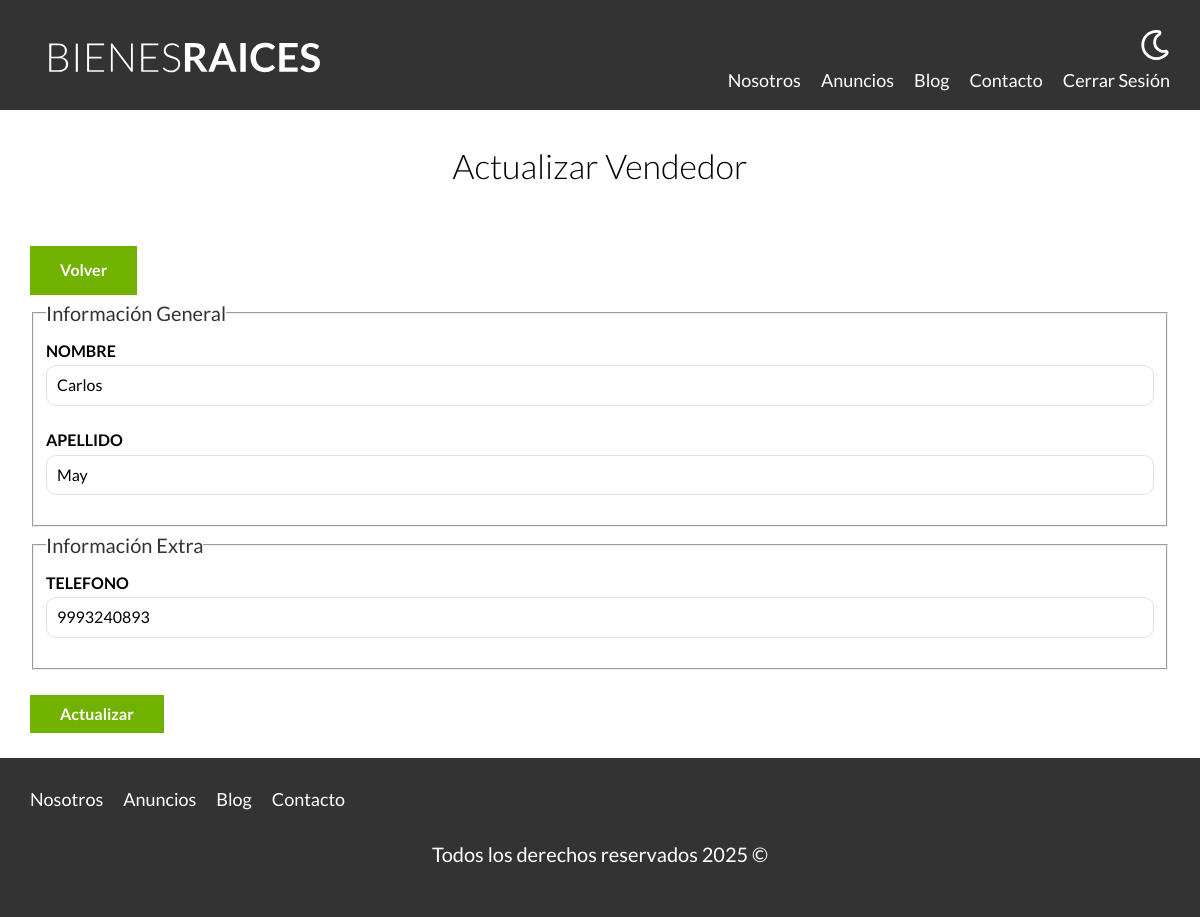
/vendedores/actualizar?id=1 (signed in), run on an earlier commit of the app's database.
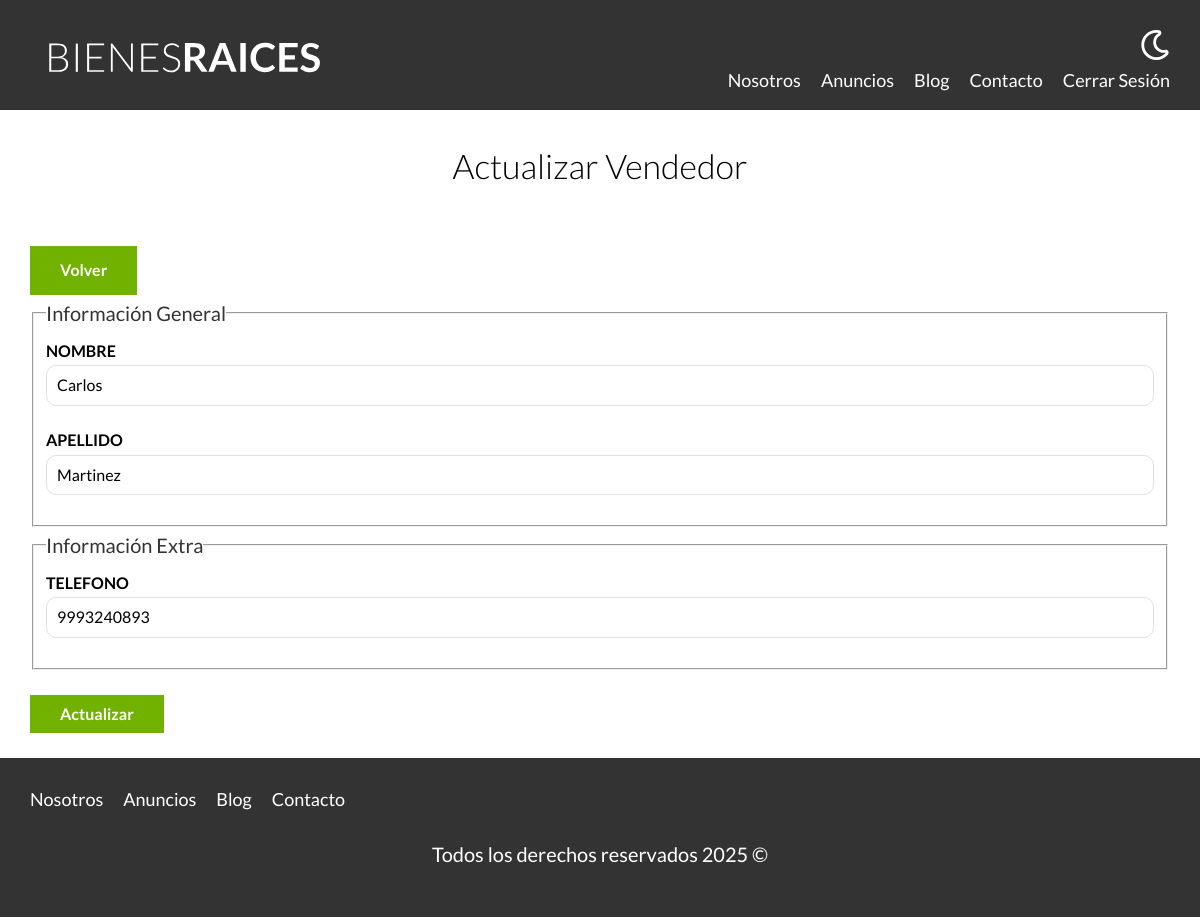
And on a later commit of the database.
### tables this page shows
CREATE TABLE `vendedores` (
  `id` int NOT NULL AUTO_INCREMENT,
  `nombre` varchar(45) DEFAULT NULL,
  `apellido` varchar(45) DEFAULT NULL,
  `telefono` varchar(10) DEFAULT NULL,
  PRIMARY KEY (`id`)
);

### controllers/VendedorController.php (called while the page is built, shortened)
<?php
class VendedorController{
    public static function actualizar(Router $router){
        $id = validarRedirec('/admin');
        $vendedor = Vendedor::find($id);
        $errores = Vendedor::getErrores();
        $router->render("/vendedores/actualizar", [
            "vendedor" => $vendedor,
            "errores" => $errores
        ]);
    }
}

### public/index.php (called while the page is built, shortened)
<?php
$router = new Router();
$router->get("/admin", [PropiedadController::class, "index"]);
$router->get("/propiedades/crear", [PropiedadController::class, "crear"]);
$router->post("/propiedades/crear", [PropiedadController::class, "crear"]);
$router->get("/propiedades/actualizar", [PropiedadController::class, "actualizar"]);
$router->post("/propiedades/actualizar", [PropiedadController::class, "actualizar"]);
$router->post("/propiedades/eliminar", [PropiedadController::class, "eliminar"]);
$router->get("/vendedores/crear", [VendedorController::class, "crear"]);
$router->post("/vendedores/crear", [VendedorController::class, "crear"]);
$router->get("/vendedores/actualizar", [VendedorController::class, "actualizar"]);
$router->post("/vendedores/actualizar", [VendedorController::class, "actualizar"]);
$router->post("/vendedores/eliminar", [VendedorController::class, "eliminar"]);
$router->get("/", [PaginasController::class, "index"]);
$router->get("/nosotros", [PaginasController::class, "nosotros"]);
$router->get("/propiedades", [PaginasController::class, "propiedades"]);
$router->get("/propiedad", [PaginasController::class, "propiedad"]);
$router->get("/blog", [PaginasController::class, "blog"]);
$router->get("/entrada", [PaginasController::class, "entrada"]);
$router->get("/contacto", [PaginasController::class, "contacto"]);
$router->post("/contacto", [PaginasController::class, "contacto"]);
$router->get("/login", [LoginController::class, "login"]);
$router->post("/login", [LoginController::class, "login"]);
$router->get("/logout", [LoginController::class, "logout"]);
$router->comprobarRutas();

### includes/funciones.php (called while the page is built, shortened)
<?php
function s($html) : string{
    $s = htmlspecialchars($html);
    return $s;
}
function validarRedirec (string $url){
    $id = $_GET["id"];
    $id = filter_var($id, FILTER_VALIDATE_INT);
    return $id;
}

### models/ActiveRecord.php (called while the page is built, shortened)
<?php
class ActiveRecord{
    protected static $db;
    protected static $tabla = "";
    public static function setDb ($db) {
        self::$db = $db;
    }
    public static function find($id){
        $query = "SELECT * FROM " . static::$tabla . " WHERE id=$id";
        $resultado = self::consultarSql($query);
        return array_shift($resultado);
    }
    public static function consultarSql($query){
        $resultado = self::$db->query($query);
        $array = [];
        while($registro = $resultado->fetch_assoc()){
            $array[] = static::crearObjeto($registro);
        }
        return $array;
    }
    protected static function crearObjeto($registro){
        $objeto = new static;
        foreach ($registro as $key => $value){
            if (property_exists( $objeto, $key)){
                $objeto->$key = $value;
            }
        }
        return $objeto;
    }
}

### views/vendedores/formulario.php (the view)
<fieldset>
    <legend>Información General</legend>
    <label for="nombre">Nombre</label>
    <input type="text" id="nombre" name="vendedor[nombre]" placeholder="Nombre" value="<?php echo s($vendedor->nombre); ?>">
    <label for="apellido">Apellido</label>
    <input type="text" id="apellido" name="vendedor[apellido]" placeholder="Apellido" value="<?php echo s($vendedor->apellido); ?>">
</fieldset>
<fieldset>
    <legend>Información Extra</legend>
    <label for="telefono">Telefono</label>
    <input type="text" id="telefono" name="vendedor[telefono]" placeholder="Teléfono" value="<?php echo s($vendedor->telefono); ?>">
</fieldset>

### views/vendedores/actualizar.php (shortened to what this page needs)
<main class="contenedor seccion">
        <h2>Actualizar Vendedor</h2>
        <a href="/admin" class="boton boton-verde">Volver</a>
        <form class="formulario" method="POST">
            <?php
                include "formulario.php";
            ?>
            <input type="submit" value="Actualizar" class="boton boton-verde">
        </form>
    </main>

### Router.php (shortened to what this page needs)
<?php
class Router {
    public $rutasGET = [];
    public $rutasPOST = [];
    public function get($url, $fun){
        $this->rutasGET[$url] = $fun;
    }
    public function post($url, $fun){
        $this->rutasPOST[$url] = $fun;
    }
    public function comprobarRutas(){
        $urlActual = $_SERVER["PATH_INFO"] ?? "/";
        $metodo = $_SERVER["REQUEST_METHOD"];
        if($metodo === "GET"){
            $fun = $this->rutasGET[$urlActual] ?? null;
        } else {
            $fun = $this->rutasPOST[$urlActual] ?? null;
        }
        if($fun){
            call_user_func($fun, $this);
        } else {
            echo "Página no encontrada";
        }
    }
    public function render($view, $datos = []){
        include __DIR__ . "/views/$view.php";
        $contenido = ob_get_clean();
        include __DIR__ . "/views/Layout.php";
    }
}

### views/Layout.php (shortened to what this page needs)
<?php
    $auth = $_SESSION["login"] ?? false;
    if(!isset($inicio)){
        $inicio = false;
    }
?>
<!DOCTYPE html>
<html lang="en">
<head>
    <link rel="stylesheet" href="/build/css/app.css">
</head>
<body>
    <header class="header <?php echo $inicio ? "inicio" : ""; ?>">
        <div class="contenedor contenido-header">
            <div class="barra">
                <a href="/">
                <img src="/build/img/logo.svg" alt="Logo">
                </a>
                <div class="derecha">
                    <img class="boton-darkmode" src="/build/img/dark-mode.svg" alt="Boton dark mode">
                    <div class="navegacion">
                        <a href="/nosotros">Nosotros</a>
                        <a href="/propiedades">Anuncios</a>
                        <a href="/blog">Blog</a>
                        <a href="/contacto">Contacto</a>
                        <?php if ($auth){ ?>
                            <a href="/logout">Cerrar Sesión</a>
                        <?php } else { ?>
                            <a href="/login">Login</a>
                        <?php } ?>
                    </div>
                </div>
            </div>
        </div>
    </header>
    <?php
        echo $contenido;
    ?>
    <footer class="footer seccion">
        <div class="contenedor contenedor-footer">
            <div class="navegacion">
                <a href="/nosotros">Nosotros</a>
                <a href="/propiedades">Anuncios</a>
                <a href="/blog">Blog</a>
                <a href="/contacto">Contacto</a>
            </div>
        </div>
        <p class="copyright">Todos los derechos reservados <?php echo date("Y"); ?> &copy;</p>
    </footer>
</body>
</html>

### public/build/css/app.css (style rules this page uses)
html { -webkit-text-size-adjust:100%;line-height:1.15 }
body { margin:0 }
main { display:block }
a { background-color:transparent }
img { border-style:none }
button,input,optgroup,select,textarea { font-family:inherit;font-size:100%;line-height:1.15;margin:0 }
button,input { overflow:visible }
[type=button],[type=reset],[type=submit],button { -webkit-appearance:button }
fieldset { padding:.35em .75em .625em }
legend { box-sizing:border-box;color:inherit;display:table;max-width:100%;padding:0;white-space:normal }
html { box-sizing:border-box;font-size:62.5% }
*,:after,:before { box-sizing:inherit }
body { font-family:Lato,sans-serif;font-size:1.6rem;line-height:1.8 }
p { color:#000;font-size:2rem }
.contenedor { margin:0 auto;max-width:120rem;width:95% }
a { text-decoration:none }
img,picture { display:block;width:100% }
h1,h2,h3 { font-family:Lato,sans-serif;font-weight:300;margin:2.5rem 0;text-align:center }
h2 { font-size:3.4rem }
.seccion { margin-bottom:2.5rem;margin-top:2.5rem }
.boton-verde { background-color:#71b100;border:none;color:#fff;display:inline-block;font-weight:700;margin-top:2.5rem;padding:1rem 3rem;text-align:center;text-decoration:none }
.header { background-color:#333;padding:1rem 0 3rem }
.contenido-header { display:flex;flex-direction:column;justify-content:space-between }
.footer { background-color:#333;margin-bottom:0;padding:2.5rem 0 }
.footer .navegacion { height:auto;opacity:1;visibility:visible }
.footer .copyright { color:#fff;text-align:center }
.barra { align-items:center;display:flex;flex-direction:column;padding-top:2rem }
@media (min-width:768px) { .barra { align-items:flex-end;flex-direction:row;justify-content:space-between } }
.derecha { align-items:center;display:flex;flex-direction:column }
@media (min-width:768px) { .derecha { align-items:flex-end } }
.derecha .boton-darkmode { filter:invert(100%);margin-bottom:2rem;margin-top:3rem;width:3rem }
@media (min-width:768px) { .derecha .boton-darkmode { margin-top:0 } }
.navegacion { height:0;opacity:0;transition:visibility .3s ease-in-out,opacity .5s linear,height .5s linear;visibility:hidden }
@media (min-width:768px) { .navegacion { align-items:center;display:flex;opacity:1;visibility:visible } }
.navegacion a { color:#fff;display:block;font-size:2.2rem;text-align:center;text-decoration:none }
@media (min-width:768px) { .navegacion a { font-size:1.8rem;margin-right:2rem } }
@media (min-width:768px) { .navegacion a:last-of-type { margin-right:0 } }
.formulario legend { color:#333;font-size:2rem }
.formulario label { display:block;font-weight:700;text-transform:uppercase }
.formulario input:not([type=submit]),.formulario select,.formulario textarea { background-color:#fff;border:1px solid #e1e1e1;border-radius:1rem;display:block;margin-bottom:2rem;padding:1rem;width:100% }

What changed in the data, as far as the page shows it:
changed vendedores "Carlos": apellido "May" → "Martinez"
